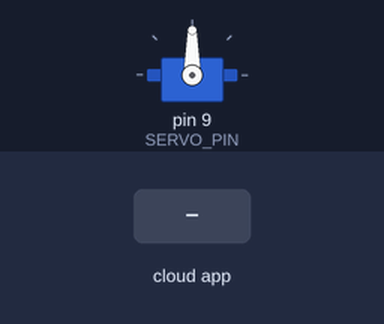
This sketch was run on a simulated Arduino Uno, built with avr-gcc and run on an emulated ATmega328P. Parts: servo. The test bench sets the inputs (shaded band). The ROS host is connected and sends only what is stated.

Above: at 1.7 s.
1.8 s: the phone or cloud app sets servo_command to 0
At 2.4 s:
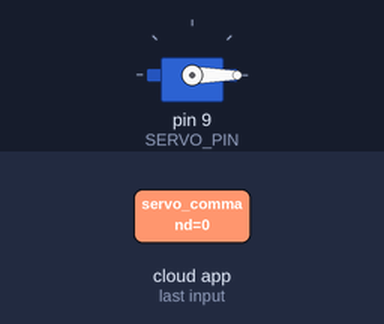
3.3 s: the phone or cloud app sets servo_command to 45
At 3.8 s:
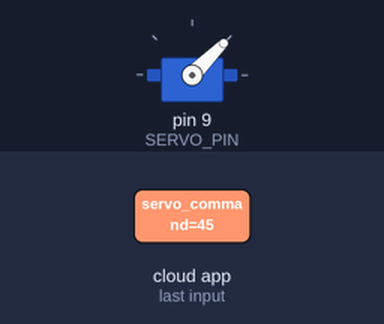
4.8 s: the phone or cloud app sets servo_command to 180
At 6.0 s:
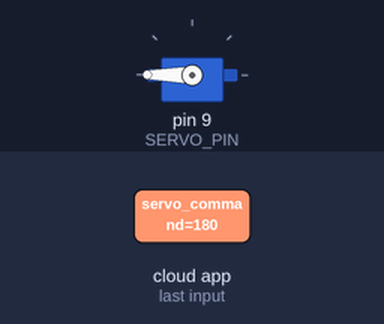
6.3 s: the phone or cloud app sets servo_command to 90
At 7.2 s:
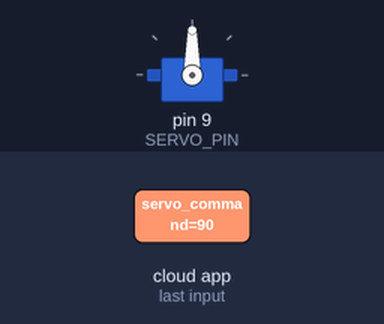
Timing chart, 0 to 8.8 s (numbered marks = the images above; inputs shaded):
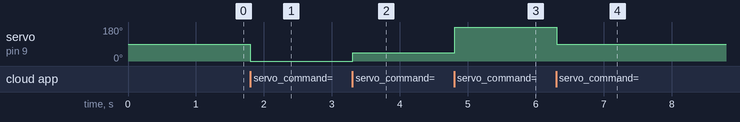

Measured:
- after the input at 1.8 s, servo on pin 9 (SERVO_PIN): 90° → 0° at once
- after the input at 3.3 s, servo on pin 9 (SERVO_PIN): 0° → 45° at once
- after the input at 4.8 s, servo on pin 9 (SERVO_PIN): 45° → 180° at once
- after the input at 6.3 s, servo on pin 9 (SERVO_PIN): 180° → 90° at once

The sketch:

servo_controller.ino
```cpp
/*
 * Arduino 360° Continuous Rotation Servo Controller for ROS
 * Controls Robokits RKI 1201 metal gear 360° rotation servo
 * Receives velocity commands via ROS (rosserial)
 *
 * Hardware:
 * - Arduino Uno
 * - Robokits RKI 1201 360° Continuous Rotation Servo
 * - Servo connected to Pin 9
 *
 * ROS Topic: /servo_command (std_msgs/Int16)
 *
 * Servo Control:
 * - Value 90  = STOP
 * - Value 0-89  = CCW rotation (0 = full speed CCW)
 * - Value 91-180 = CW rotation (180 = full speed CW)
 */

#include <Servo.h>
#include <ros.h>
#include <std_msgs/Int16.h>

// Create servo object
Servo myServo;

// Pin definition
const int SERVO_PIN = 9;

// Current servo speed (90 = stop)
int currentSpeed = 90;

// ROS node handle
ros::NodeHandle nh;

// Callback function for servo command
void servoCallback(const std_msgs::Int16& cmd_msg) {
  // Get commanded speed (0-180, where 90 = stop)
  int targetSpeed = cmd_msg.data;

  // Constrain to valid servo range (0-180)
  targetSpeed = constrain(targetSpeed, 0, 180);

  // Update speed
  currentSpeed = targetSpeed;

  // Control servo rotation
  myServo.write(currentSpeed);

  // Optional: Log to ROS (for debugging)
  char log_msg[50];
  if (targetSpeed < 90) {
    sprintf(log_msg, "Servo CCW speed: %d", 90 - targetSpeed);
  } else if (targetSpeed > 90) {
    sprintf(log_msg, "Servo CW speed: %d", targetSpeed - 90);
  } else {
    sprintf(log_msg, "Servo STOPPED");
  }
  nh.loginfo(log_msg);
}

// ROS Subscriber
ros::Subscriber<std_msgs::Int16> sub("servo_command", &servoCallback);

void setup() {
  // Initialize ROS node
  nh.initNode();
  nh.subscribe(sub);

  // Attach servo to pin
  myServo.attach(SERVO_PIN);

  // Set initial speed to STOP (90 = stopped)
  myServo.write(currentSpeed);

  // Small delay for initialization
  delay(500);

  nh.loginfo("Arduino 360° Servo Controller Ready");
}

void loop() {
  // Handle ROS communication
  nh.spinOnce();

  // Small delay for stability
  delay(10);
}
```
